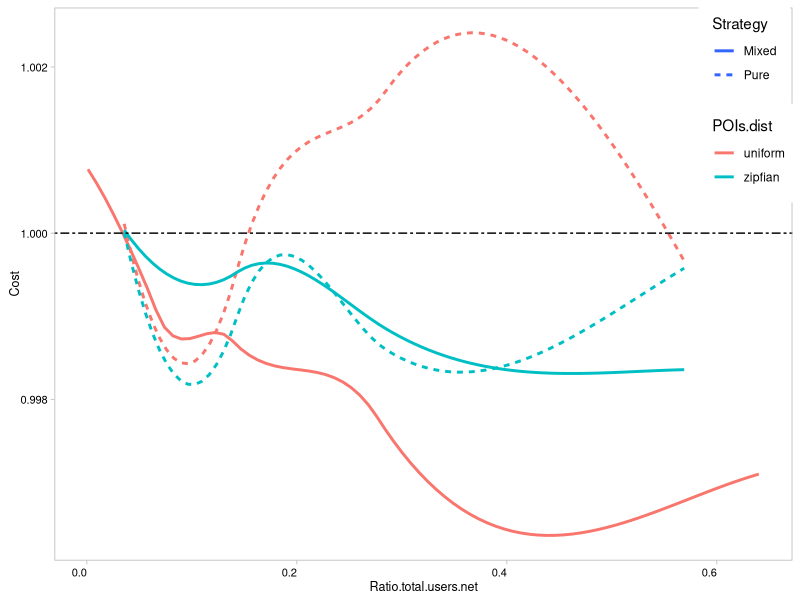
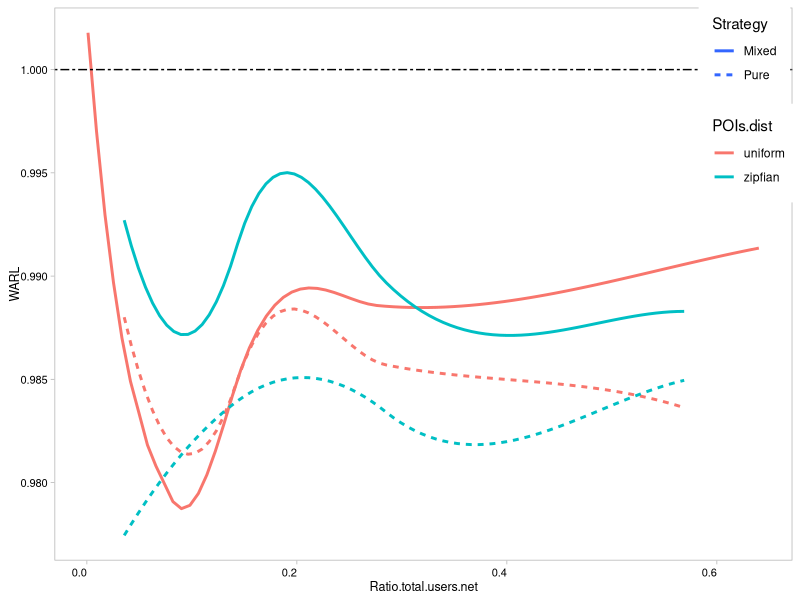
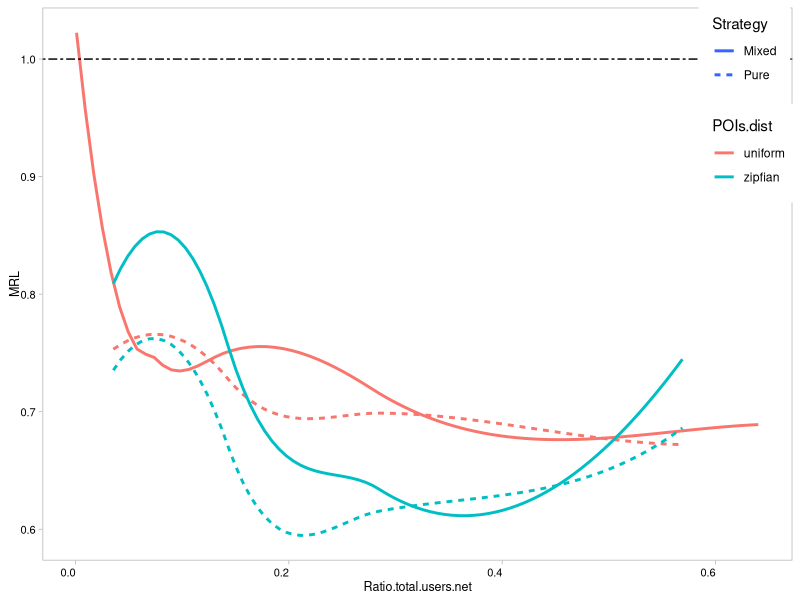
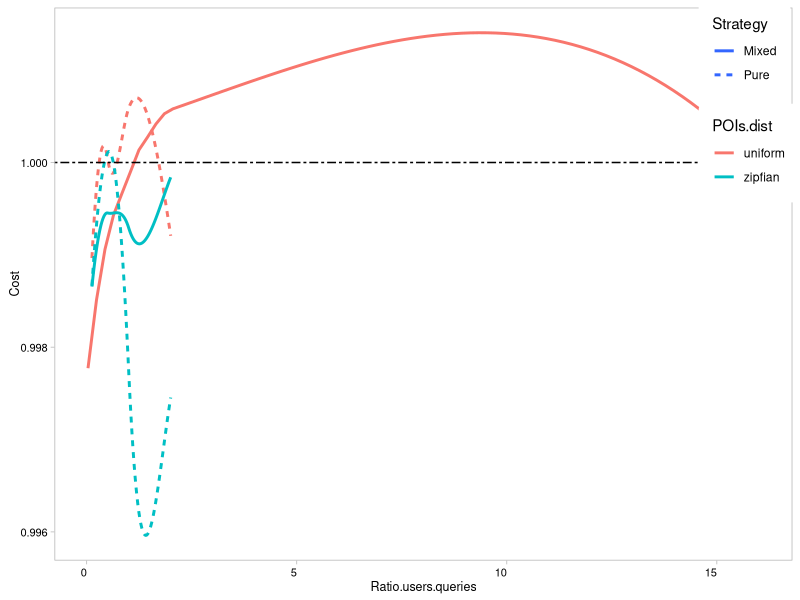
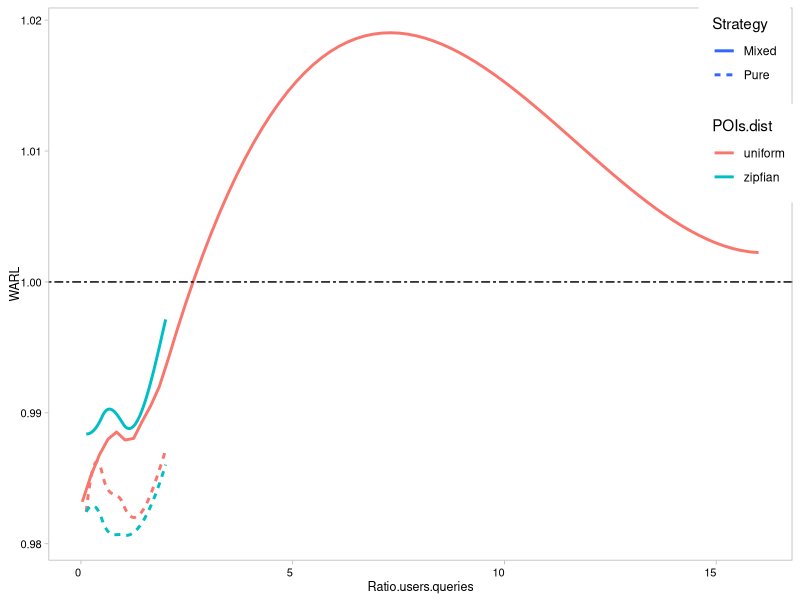
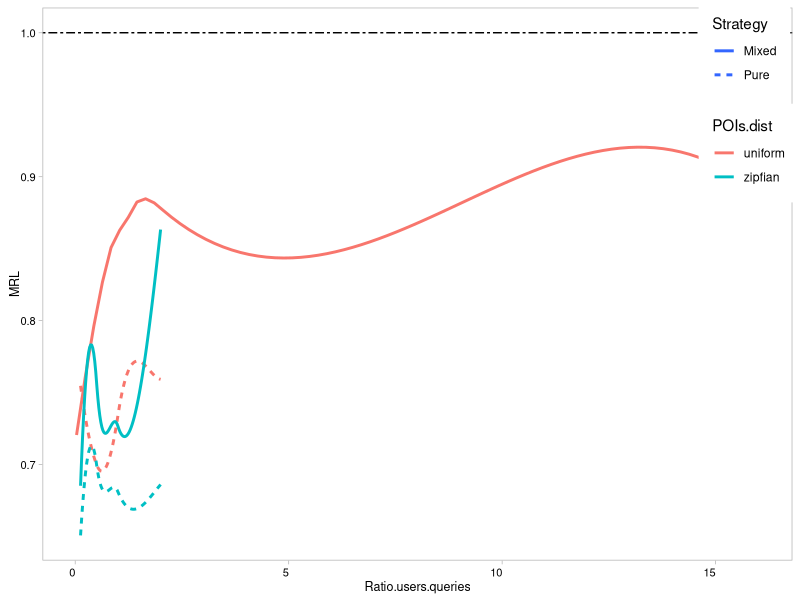
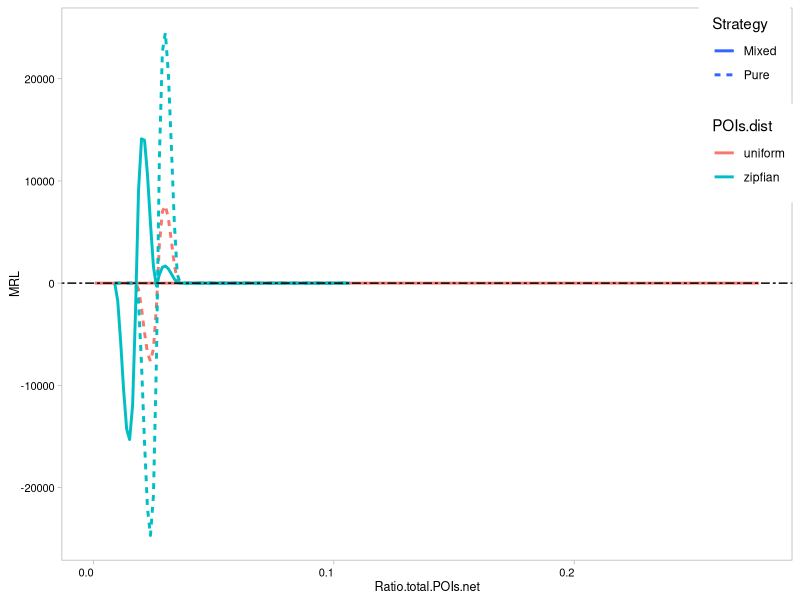
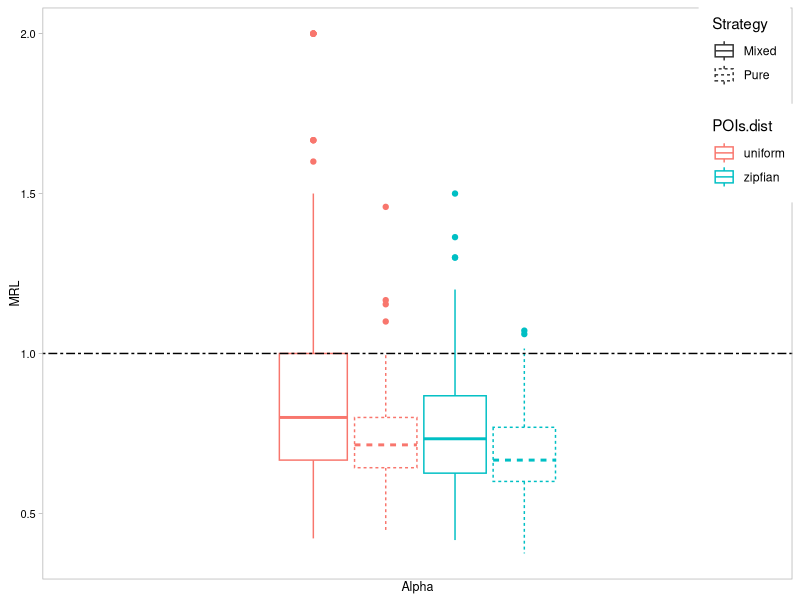

Write R code to recreate these figures, in order.
setwd("C:/Users/oscarcg/Dropbox/Education/Unimelb PhD/code/Experiments/files/Ride-sharing_is_About_Agreeing_on_a_Destination_TSAS_2018/")

# Retrieve data.
exp1 <- read.csv("25Apr2018_231144.csv", header = TRUE)
exp2 <- read.csv("26Apr2018_083909.csv", header = TRUE)
exp3 <- read.csv("29Apr2018_163325.csv", header = TRUE)
exp4 <- read.csv("29Apr2018_173624.csv", header = TRUE)
exp5 <- read.csv("30Apr2018_102000.csv", header = TRUE)
exp6 <- read.csv("01May2018_031047.csv", header = TRUE)
exp7 <- read.csv("01May2018_224700.csv", header = TRUE)
exp8 <- read.csv("05May2018_005504.csv", header = TRUE)

# Create a master dataframe.
exp <- rbind(exp1, exp2, exp3, exp4, exp5, exp6, exp7, exp8)
#exp <- rbind(exp8)

# Convert data frame to data table to filtering and grouping.
library(data.table)

exp_dt <- as.data.table(exp)

# Group by individual samples and aggregate dependent variables.
# Normalise the dependent variables by considering VST-NCA values as basis.
normalize <- function(sd) {
  ca <- sd[Algorithm == "VST-CA", -1, with = FALSE]
  nca <- sd[Algorithm == "VST-NCA", -1, with = FALSE]
  if(nrow(ca) == 1 & nrow(nca) == 1){
    ca[1] / nca[1]
  }
}

by_cols <- c("Net.size", "Min.cap", "Max.cap", "Merge.cells", "Num.queries", "Num.users", "Prop.POIs", "Num.POIs", "POIs.dist", "Alpha", "Beta", "Sample")
sd_cols <- c("Algorithm", "Cost", "WARL", "MRL", "Elapsed.time")

pure <- exp_dt[Strategy == "N/A" | Strategy == "pure", normalize(.SD), by = by_cols, .SDcols = sd_cols]
pure$Strategy <- "Pure"

mixed <- exp_dt[Strategy == "N/A" | Strategy == "mixed", normalize(.SD), by = by_cols, .SDcols = sd_cols]
mixed$Strategy <- "Mixed"

# Merged strategies
exp_dt_2 <- rbind(pure, mixed)
#exp_dt_2 <- rbind(mixed)

# Create new columns.
exp_dt_2$Total.users <- exp_dt_2$Num.queries * exp_dt_2$Num.users
exp_dt_2$Total.POIs <- exp_dt_2$Num.queries * exp_dt_2$Num.POIs
exp_dt_2$Ratio.total.users.net <- exp_dt_2$Total.users / exp_dt_2$Net.size
exp_dt_2$Ratio.total.POIs.net <- exp_dt_2$Total.POIs / exp_dt_2$Net.size
exp_dt_2$Ratio.POIs.users <- exp_dt_2$Num.POIs / exp_dt_2$Num.users
exp_dt_2$Ratio.users.queries <- exp_dt_2$Num.users / exp_dt_2$Num.queries

# Some plots.
library(ggplot2)

my_theme <- function(base_size = 11, base_family = "") {
  # Starts with theme_grey and then modify some parts
  theme_grey(base_size = base_size, base_family = base_family) %+replace%
    theme(
      # white panel with light grey border
      panel.background = element_rect(fill = "white", colour = NA),
      panel.border     = element_rect(fill = NA, colour = "grey70", size = 0.5),
      # light grey, thinner gridlines
      # => make them slightly darker to keep acceptable contrast
      #panel.grid.major = element_line(colour = "grey87", size = 0.25),
      #panel.grid.minor = element_line(colour = "grey87", size = 0.125),
      
      # match axes ticks thickness to gridlines and colour to panel border
      axis.ticks       = element_line(colour = "grey70", size = 0.25),
      
      # match legend key to panel.background
      #legend.key           = element_rect(fill = "white", colour = NA),
      
      #legend.position      = "none",
      
      legend.background    = element_rect(fill = "white", size = 4, colour = "white"),
      legend.justification = c(1, 1),
      legend.position      = c(1, 1),
      #legend.title         = element_blank(),
      
      #legend.text           = element_text(size = 8, lineheight = 0.9, hjust = 1),
      #legend.title          = element_text(size = 9),
      
      # dark strips with light text (inverse contrast compared to theme_grey)
      strip.background = element_rect(fill = "grey70", colour = NA),
      strip.text       = element_text(colour = "white", size = rel(0.8)),
      
      #axis.title.x = axis_x_title,
      #axis.title.y = axis_y_title,
      axis.title.x = element_text(size = 9, vjust = 0.5),
      axis.title.y = element_text(size = 9, angle = 90, vjust = 0.5),
      #axis.text    = element_text(size = 8, lineheight = 0.9, colour = "grey50", hjust = 1),
      axis.text    = element_text(size = 8, lineheight = 0.9, colour = "black", hjust = 1),
      
      complete = TRUE
    )
  
}

# [POIs.dist, Strategy, Ratio.total.users.net] V Cost
p1 <- ggplot(exp_dt_2, aes(x=Ratio.total.users.net, y=Cost, color=POIs.dist, linetype=Strategy))
p1 <- p1 + geom_smooth(alpha=.2, size=1, se=FALSE, span=0.8)
p1 <- p1 + scale_x_continuous(minor_breaks = c())
p1 <- p1 + geom_hline(yintercept=1.0, linetype="twodash", color = "black")
p1 <- p1 + my_theme()
p1

# [POIs.dist, Strategy, Ratio.total.users.net] V WARL
p2 <- ggplot(exp_dt_2, aes(x=Ratio.total.users.net, y=WARL, color=POIs.dist, linetype=Strategy))
p2 <- p2 + geom_smooth(alpha=.2, size=1, se=FALSE, span=0.8)
p2 <- p2 + scale_x_continuous(minor_breaks = c())
p2 <- p2 + geom_hline(yintercept=1.0, linetype="twodash", color = "black")
p2 <- p2 + my_theme()
p2

# [POIs.dist, Strategy, Ratio.total.users.net] V MRL
p3 <- ggplot(exp_dt_2, aes(x=Ratio.total.users.net, y=MRL, color=POIs.dist, linetype=Strategy))
p3 <- p3 + geom_smooth(alpha=.2, size=1, se=FALSE, span=0.8)
p3 <- p3 + scale_x_continuous(minor_breaks = c())
p3 <- p3 + geom_hline(yintercept=1.0, linetype="twodash", color = "black")
p3 <- p3 + my_theme()
p3

# [POIs.dist, Strategy, Ratio.users.queries] V Cost
#p4 <- ggplot(exp_dt_2[Ratio.users.queries <= 2], aes(x=Ratio.users.queries, y=Cost, color=POIs.dist, linetype=Strategy))
p4 <- ggplot(exp_dt_2, aes(x=Ratio.users.queries, y=Cost, color=POIs.dist, linetype=Strategy))
p4 <- p4 + geom_smooth(alpha=.2, size=1, se=FALSE, span=0.8)
p4 <- p4 + scale_x_continuous(minor_breaks = c())
p4 <- p4 + geom_hline(yintercept=1.0, linetype="twodash", color = "black")
p4 <- p4 + my_theme()
p4

# [POIs.dist, Strategy, Ratio.users.queries] V WARL
#p5 <- ggplot(exp_dt_2[Ratio.users.queries <= 2], aes(x=Ratio.users.queries, y=WARL, color=POIs.dist, linetype=Strategy))
p5 <- ggplot(exp_dt_2, aes(x=Ratio.users.queries, y=WARL, color=POIs.dist, linetype=Strategy))
p5 <- p5 + geom_smooth(alpha=.2, size=1, se=FALSE, span=0.8)
p5 <- p5 + scale_x_continuous(minor_breaks = c())
p5 <- p5 + geom_hline(yintercept=1.0, linetype="twodash", color = "black")
p5 <- p5 + my_theme()
p5

# [POIs.dist, Strategy, Ratio.users.queries] V MRL
#p6 <- ggplot(exp_dt_2[Ratio.users.queries <= 2], aes(x=Ratio.users.queries, y=MRL, color=POIs.dist, linetype=Strategy))
p6 <- ggplot(exp_dt_2, aes(x=Ratio.users.queries, y=MRL, color=POIs.dist, linetype=Strategy))
p6 <- p6 + geom_smooth(alpha=.2, size=1, se=FALSE, span=0.8)
p6 <- p6 + scale_x_continuous(minor_breaks = c())
p6 <- p6 + geom_hline(yintercept=1.0, linetype="twodash", color = "black")
p6 <- p6 + my_theme()
p6


#p9 <- ggplot(exp_dt_2[Ratio.total.POIs.net <= 0.15], aes(x=Ratio.total.POIs.net, y=MRL, color=POIs.dist, linetype=Strategy))
p9 <- ggplot(exp_dt_2, aes(x=Ratio.total.POIs.net, y=MRL, color=POIs.dist, linetype=Strategy))
p9 <- p9 + geom_smooth(alpha=.2, size=1, se=FALSE, span=0.5)
p9 <- p9 + scale_x_continuous(minor_breaks = c())
p9 <- p9 + geom_hline(yintercept=1.0, linetype="twodash", color = "black")
p9 <- p9 + my_theme()
p9

p12 <- ggplot(exp_dt_2, aes(x=Alpha, y=MRL, color=POIs.dist, linetype=Strategy))
p12 <- p12 + geom_boxplot()
p12 <- p12 + scale_x_discrete()
#p12 <- p12 + scale_x_continuous(minor_breaks = c())
p12 <- p12 + geom_hline(yintercept=1.0, linetype="twodash", color = "black")
p12 <- p12 + my_theme()
p12


# What is the extent of congestion given by ratio Users/[Net Size] with different:
# (a) Distribution of POIs
# (b) Proportion of POIs
